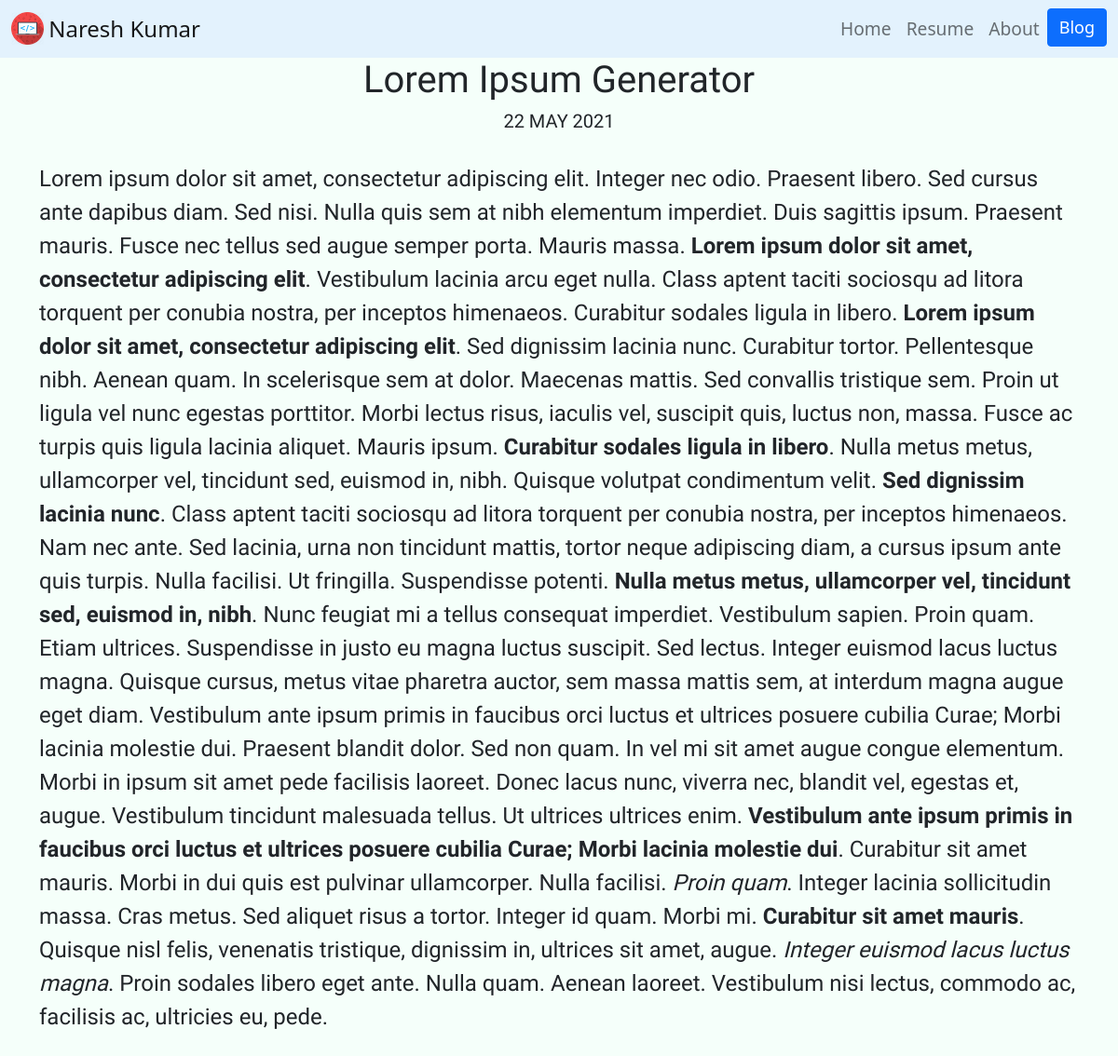
Page /blog/1/ on the committed database.
### blog/models.py (models this page shows, shortened)
class Blog(models.Model):
    title = models.CharField(max_length=50)
    date = models.DateField(auto_now=True)
    description = models.TextField()

### blog/views.py (the view)
# urls.py: path('<int:blog_id>/', views.details, name='details'),
def details(request, blog_id):
    blog = get_object_or_404(Blog, pk=blog_id)
    return render(request, 'blog/details.html', {'blog' : blog })

### blog/templates/blog/details.html
{% extends 'portfolio/base.html' %}
{% block content %}
<div class="container">
    <h1 style="font-family: Headland One; text-align: center;"> {{ blog.title }} </h1>
    <h5 style="font-family: Headland One; text-align: center;"> {{ blog.date|date:'j F Y'|upper }} </h5>
    <br>
    <p style="font-family: Satisfy; font-size: x-large;"> {{ blog.description|safe }} </p>
    <br><br>
</div>
{% endblock %}

### rows in the picture
Blog: title "Lorem Ipsum Generator", date "22 MAY 2021", description "Lorem ipsum dolor sit amet, consectetur adipiscing elit. Integer nec odio. Praesent libero. Sed cursus ante dapibus diam. Sed nisi. Nulla quis sem at nibh elementum imperdiet. Duis sagittis ipsum. Praesent mauris. Fusce nec tellus sed augue semper porta. Mauris massa. Lorem ipsum dolor sit amet, consectetur adipiscing elit . Vestibulum lacinia arcu eget nulla. Class aptent taciti sociosqu ad litora torquent per conubia nostra, per inceptos himenaeos. Curabitur sodales ligula in libero. Lorem ipsum dolor sit amet, consectetur adipiscing elit . Sed dignissim lacinia nunc. Curabitur tortor. Pellentesque nibh. Aenean quam. In scelerisque sem at dolor. Maecenas mattis. Sed convallis tristique…"
